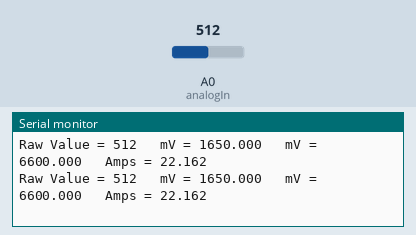
A sketch run on a simulated Arduino Uno, built with avr-gcc and run on an emulated ATmega328P. Shown: the last lines printed to the serial monitor. The test bench sets the inputs (shaded band); at power-on: A0 (analogIn) = 512.

Above: at 1.3 s.
1.4 s: A0 (analogIn) set to 716
At 1.9 s:
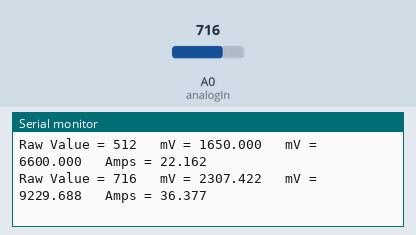
2.9 s: A0 (analogIn) set to 900
At 3.4 s:
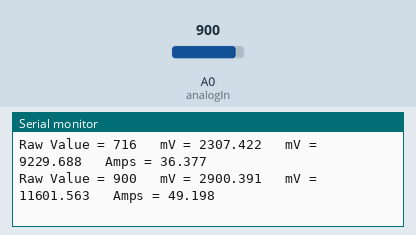
Timing chart, 0 to 5.9 s (numbered marks = the images above; inputs shaded):
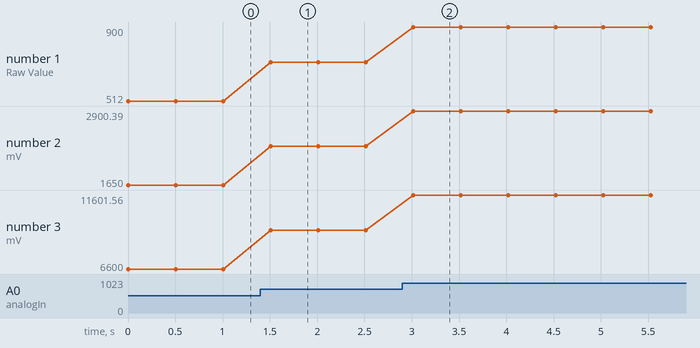

Measured:
- after the input at 1.4 s, the serial monitor: prints a new line after 0.11 s (image 1)
- after the input at 2.9 s, the serial monitor: prints a new line after 0.11 s (image 2)
- plotted number 1: 512 → 716 after the input at 1.4 s, 716 → 900 after the input at 2.9 s
- plotted number 2: 1650 → 2307.42 after the input at 1.4 s, 2307.42 → 2900.39 after the input at 2.9 s
- plotted number 3: 6600 → 9229.69 after the input at 1.4 s, 9229.69 → 11601.56 after the input at 2.9 s

The sketch:

test_ACS712_esp8266.ino
```cpp
/*
Measuring Current Using ACS712
http://henrysbench.capnfatz.com/henrys-bench/arduino-current-measurements/the-acs712-current-sensor-with-an-arduino/
adapt for ESP8266 board (A0 max 3.3V) by Nicu FLORICA
http://www.arduinotehniq.com
*/

const int analogIn = A0;
int mVperAmp = 185; // use 100 for 20A Module and 66 for 30A Module
int RawValue= 0;
int ACSoffset = 2500;
double Voltage = 0;
double Voltage2 = 0;
double Amps = 0;

// V+ ---|==3k3==|---A0---|==1k1==|-----GND
float R3 = 1.1;
float R4 = 3.3;
float Vref = 3300;  // reference voltage

void setup(){
 Serial.begin(9600);
}

void loop(){

 RawValue = analogRead(analogIn);
 Voltage = (RawValue / 1024.0) * Vref; // Gets you mV
 Voltage2 = (R4+R3)/R3 * Voltage;
 Amps = ((Voltage2 - ACSoffset) / mVperAmp);

 Serial.print("Raw Value = " ); // shows pre-scaled value
 Serial.print(RawValue);
 Serial.print("\t mV = "); // shows the voltage measured
 Serial.print(Voltage,3); // the '3' after voltage allows you to display 3 digits after decimal point
 Serial.print("\t mV = "); // shows the voltage measured
 Serial.print(Voltage2,3); // the '3' after voltage allows you to display 3 digits after decimal point
 Serial.print("\t Amps = "); // shows the voltage measured
 Serial.println(Amps,3); // the '3' after voltage allows you to display 3 digits after decimal point
 delay(500);

}
```
